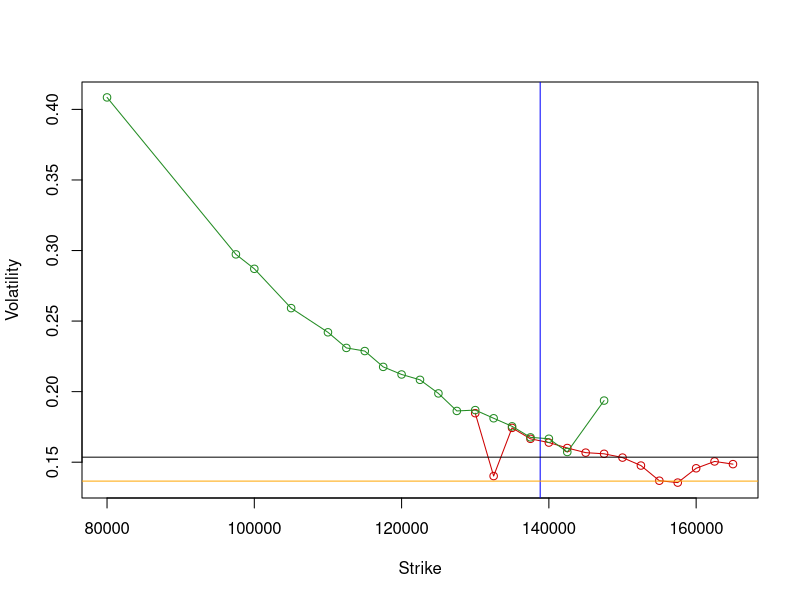

Write R code to recreate this figure.
library("TTR")

rate = 0
error = 0.001

#########################################################################
# Paste data from console app here
#########################################################################

# asset: RIU9, expires in 71 days, price: 138820, Trade date: 10.07.2019 0:00:00
asset = 138820
expiry = 1 / 252 * 71
callStrikes = c(130000,132500,135000,137500,140000,142500,145000,147500,150000,152500,155000,157500,160000,162500,165000)
callPrices = c(10800,7950,7190,5560,4270,3150,2250,1600,1070,640,300,170,150,110,60)
putStrikes = c(80000,97500,100000,105000,110000,112500,115000,117500,120000,122500,125000,127500,130000,132500,135000,137500,140000,142500,147500)
putPrices = c(40,80,100,130,220,270,400,490,670,930,1170,1420,2030,2640,3400,4270,5530,6750,11200)

Open = c(116950,115750,117570,117740,118350,117820,118500,119450,119760,121820,120330,121300,120320,121590,121950,121680,121890,123350,123290,121560,120360,120170,120940,120000,119660,121210,120230,119400,119300,117880,117200,120350,120320,121590,120720,120690,123030,124360,122430,123050,123700,122160,122550,123510,123490,126400,125650,125580,127460,128070,128710,130910,131270,131020,131180,132660,133170,136090,134480,135810,135430,136200,136150,135230,137550,136690,137120,138430,137210,138300,137610)
High = c(118280,117790,118000,119000,118350,118500,119300,120580,121790,122000,121830,121700,121520,122600,122390,122210,123500,124110,123690,121560,120550,121200,121300,120800,121000,121440,120720,120000,119410,118500,120500,121000,121990,121590,121580,123150,124760,124520,124070,123770,124050,122920,124130,124070,127300,127260,126640,128060,128670,130070,131630,131490,132690,132330,133110,133850,136650,136370,136350,136560,136390,137080,136780,138360,137910,137730,138580,138850,138310,138340,139270)
Low = c(115550,115750,117000,117620,117270,117630,118440,119390,119570,120400,119850,120000,120060,121550,121150,121670,121720,122800,121470,120200,119690,119950,120050,119430,119660,118750,119380,118950,117150,117000,117110,119620,120080,120420,120330,120630,122640,121980,121880,122960,121590,121390,122540,122070,122450,125180,125200,125370,127330,127870,128450,129910,130970,130530,127100,132610,132710,133800,134350,134460,134470,135270,135160,134600,136370,136130,137120,137210,136600,137310,136830)
Close = c(115960,117790,117400,118520,117990,118460,119300,119500,121650,120400,120600,120270,121250,121980,121690,121870,123340,123320,121720,120200,120150,121030,120350,119630,121000,120240,119720,119740,117680,117700,120500,120520,121640,120770,121120,123100,124690,122500,122990,123650,123540,122600,123600,123880,126740,125720,125630,127540,128200,128650,130800,131430,131030,131300,132780,132960,136030,134450,135690,135370,136070,136130,135280,137710,136610,137170,138470,137260,138220,137510,138820)
ohlc <- data.frame(Open, High, Low, Close)

#########################################################################

# BS d1
d1 <- function (S, E, r, volatility, expiry) {
  (log(S / E) + (r + 0.5 * volatility ^ 2) * (expiry)) / (volatility * sqrt(expiry))
}

# BS d2
d2 <- function (d1, volatility, expiry) {
  d1 - volatility * sqrt(expiry)
}

# call
C <- function (S, d1, d2, E, r, expiry) {
  S * pnorm(d1) - E * exp(-r * (expiry)) * pnorm(d2)
}

# put
P <- function (S, d1, d2, E, r, expiry) {
  -S * pnorm(-d1) + E * exp(-r * (expiry)) * pnorm(-d2)
}

Vega <- function (S, d1, expiry) {
  S * sqrt(expiry / pi / 2) * exp(-0.5 * d1 ^ 2)
}

# IV Call
IvCall <- function (C, E, expiry, S, r, error) {
  sigma = 1
  dv = error + 1
  while (abs(dv) > error) {
    d1 = d1(S, E, r, sigma, expiry)
    d2 = d2(d1, sigma, expiry)
    CallPrice = C(S, d1, d2, E, r, expiry)
    Vega = Vega(S, d1, expiry)
    PriceError = CallPrice - C
    dv = PriceError / Vega
    sigma = sigma - dv
  }
  sigma
}

# IV Put
IvPut <- function (P, E, expiry, S, r, error) {
  sigma = 1
  dv = error + 1
  while (abs(dv) > error) {
    d1 = d1(S, E, r, sigma, expiry)
    d2 = d2(d1, sigma, expiry)
    PutPrice = P(S, d1, d2, E, r, expiry)
    Vega = Vega(S, d1, expiry)
    PriceError = PutPrice - P
    dv = PriceError / Vega
    sigma = sigma - dv
  }
  sigma
}

n1 = length(callStrikes)
n2 = length(putStrikes)

ivCalls = array(n1)
ivPuts = array(n2)

for (i in 1:n1) {
  ivCalls[i] = IvCall(callPrices[i], callStrikes[i], expiry, asset, rate, error)
}

for (i in 1:n2) {
  ivPuts[i] = IvPut(putPrices[i], putStrikes[i], expiry, asset, rate, error)
}

xrange = range(putStrikes, callStrikes)
yrange = range(ivPuts, ivCalls)

plot(xrange, yrange, type = "n", xlab = "Strike", ylab = "Volatility")

points(callStrikes, ivCalls, col = "red3", type = "o")
points(putStrikes, ivPuts, col = "forestgreen", type = "o")

vClose <- volatility(ohlc, calc = "close")
vYZ <- volatility(ohlc, calc = "yang.zhang")

abline(v=asset, col="blue")
abline(h=vYZ[length(vYZ)], col="orange")
abline(h=vClose[length(vClose)], col="black")
